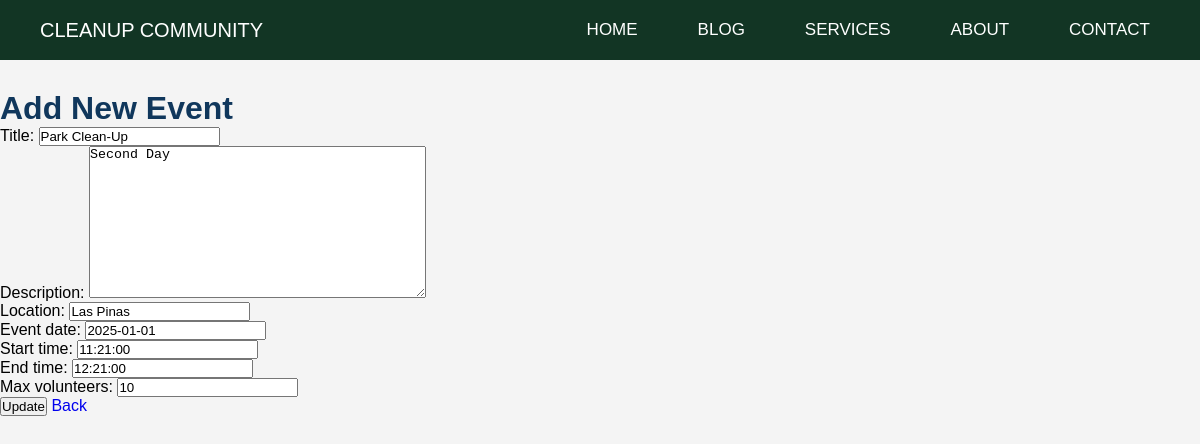
/event/17/edit, run on the app's committed database.
### app/models.py (models this page shows, shortened)
class Event(models.Model):
    title = models.CharField(max_length=100)
    description = models.TextField(max_length =300)
    location = models.CharField(max_length=255)
    event_date = models.DateField()
    start_time = models.TimeField()
    end_time = models.TimeField()
    max_volunteers = models.IntegerField()

### app/views.py (the view)
# urls.py: path('event/<int:pk>/edit', EventUpdateView.as_view(), name='event_update'),
class EventUpdateView(UpdateView):
    model = Event
    fields = ['title', 'description', 'location', 'event_date', 'start_time', 'end_time',
             'max_volunteers']
    template_name = 'app/event_update.html'

### app/templates/app/event_update.html (shortened to what this page needs)
{% include 'app/base.html' %}
{% load static %}
{% block content %}
<link rel="stylesheet" href="{% static 'css/event_update.css' %}">
    <h1>Add New Event</h1>
    <form action="{% url 'event_update' object.pk %}" method="post">
        {{form.as_p}}
        <input type="submit" value="Update">
        <a href="/services">Back</a>
    </form>
{% endblock content %}

### static/css/base.css (style rules this page uses)
h1 { color: #10375C; }

### static/css/navbar.css (style rules this page uses)
* { padding: 0; margin: 0; text-decoration: none; list-style: none; box-sizing: border-box; }
body { font-family: Montserrat, sans-serif; background-color: #f4f4f4; }

### data on the page
Event: title "Park Clean-Up", description "Second Day", location "Las Pinas", event_date "2025-01-01", start_time "11:21:00", end_time "12:21:00", max_volunteers "10"
